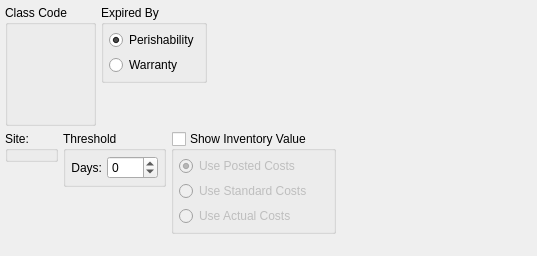
<?xml version="1.0" encoding="UTF-8"?>
<ui version="4.0">
 <comment>This file is part of the xTuple ERP: PostBooks Edition, a free and
open source Enterprise Resource Planning software suite,
Copyright (c) 1999-2011 by OpenMFG LLC, d/b/a xTuple.
It is licensed to you under the Common Public Attribution License
version 1.0, the full text of which (including xTuple-specific Exhibits)
is available at www.xtuple.com/CPAL.  By using this software, you agree
to be bound by its terms.</comment>
 <class>dspExpiredInventoryByClassCode</class>
 <widget class="QWidget" name="dspExpiredInventoryByClassCode">
  <property name="geometry">
   <rect>
    <x>0</x>
    <y>0</y>
    <width>537</width>
    <height>256</height>
   </rect>
  </property>
  <property name="windowTitle">
   <string>Expired Inventory</string>
  </property>
  <layout class="QVBoxLayout" name="verticalLayout_8">
   <item>
    <layout class="QHBoxLayout" name="horizontalLayout_2">
     <item>
      <widget class="ParameterGroup" name="_classCode">
       <property name="focusPolicy">
        <enum>Qt::StrongFocus</enum>
       </property>
       <property name="title">
        <string>Class Code</string>
       </property>
       <property name="fixedSize">
        <bool>false</bool>
       </property>
      </widget>
     </item>
     <item>
      <layout class="QVBoxLayout" name="verticalLayout_3">
       <item>
        <widget class="QGroupBox" name="_expiredByGroup">
         <property name="title">
          <string>Expired By</string>
         </property>
         <layout class="QVBoxLayout" name="verticalLayout_2">
          <item>
           <widget class="QRadioButton" name="_perishability">
            <property name="text">
             <string>Perishability</string>
            </property>
            <property name="checked">
             <bool>true</bool>
            </property>
           </widget>
          </item>
          <item>
           <widget class="QRadioButton" name="_warranty">
            <property name="text">
             <string>Warranty</string>
            </property>
           </widget>
          </item>
         </layout>
        </widget>
       </item>
       <item>
        <spacer name="verticalSpacer_2">
         <property name="orientation">
          <enum>Qt::Vertical</enum>
         </property>
         <property name="sizeType">
          <enum>QSizePolicy::MinimumExpanding</enum>
         </property>
         <property name="sizeHint" stdset="0">
          <size>
           <width>20</width>
           <height>0</height>
          </size>
         </property>
        </spacer>
       </item>
      </layout>
     </item>
     <item>
      <spacer name="horizontalSpacer">
       <property name="orientation">
        <enum>Qt::Horizontal</enum>
       </property>
       <property name="sizeHint" stdset="0">
        <size>
         <width>0</width>
         <height>20</height>
        </size>
       </property>
      </spacer>
     </item>
    </layout>
   </item>
   <item>
    <layout class="QHBoxLayout" name="horizontalLayout_3">
     <item>
      <layout class="QVBoxLayout" name="verticalLayout_4">
       <item>
        <widget class="WarehouseGroup" name="_warehouse">
         <property name="sizePolicy">
          <sizepolicy hsizetype="Preferred" vsizetype="Preferred">
           <horstretch>0</horstretch>
           <verstretch>0</verstretch>
          </sizepolicy>
         </property>
         <property name="focusPolicy">
          <enum>Qt::StrongFocus</enum>
         </property>
         <property name="title">
          <string>Site:</string>
         </property>
         <property name="fixedSize">
          <bool>false</bool>
         </property>
        </widget>
       </item>
       <item>
        <spacer name="verticalSpacer_3">
         <property name="orientation">
          <enum>Qt::Vertical</enum>
         </property>
         <property name="sizeHint" stdset="0">
          <size>
           <width>20</width>
           <height>0</height>
          </size>
         </property>
        </spacer>
       </item>
      </layout>
     </item>
     <item>
      <layout class="QVBoxLayout" name="verticalLayout_5">
       <item>
        <widget class="QGroupBox" name="_optionsGroup">
         <property name="title">
          <string>Threshold</string>
         </property>
         <layout class="QHBoxLayout" name="horizontalLayout">
          <item>
           <widget class="QLabel" name="_thresholdDaysLit">
            <property name="text">
             <string>Days:</string>
            </property>
            <property name="alignment">
             <set>Qt::AlignRight|Qt::AlignTrailing|Qt::AlignVCenter</set>
            </property>
           </widget>
          </item>
          <item>
           <widget class="QSpinBox" name="_thresholdDays">
            <property name="minimum">
             <number>-999</number>
            </property>
            <property name="maximum">
             <number>999</number>
            </property>
           </widget>
          </item>
         </layout>
        </widget>
       </item>
       <item>
        <spacer name="verticalSpacer_4">
         <property name="orientation">
          <enum>Qt::Vertical</enum>
         </property>
         <property name="sizeType">
          <enum>QSizePolicy::Expanding</enum>
         </property>
         <property name="sizeHint" stdset="0">
          <size>
           <width>20</width>
           <height>0</height>
          </size>
         </property>
        </spacer>
       </item>
      </layout>
     </item>
     <item>
      <layout class="QVBoxLayout" name="verticalLayout_7">
       <item>
        <widget class="QGroupBox" name="_showValue">
         <property name="enabled">
          <bool>true</bool>
         </property>
         <property name="sizePolicy">
          <sizepolicy hsizetype="Preferred" vsizetype="Fixed">
           <horstretch>0</horstretch>
           <verstretch>0</verstretch>
          </sizepolicy>
         </property>
         <property name="title">
          <string>Show Inventory Value</string>
         </property>
         <property name="checkable">
          <bool>true</bool>
         </property>
         <property name="checked">
          <bool>false</bool>
         </property>
         <layout class="QVBoxLayout" name="verticalLayout_6">
          <item>
           <widget class="QRadioButton" name="_usePostedCosts">
            <property name="text">
             <string>Use Posted Costs</string>
            </property>
            <property name="checked">
             <bool>true</bool>
            </property>
           </widget>
          </item>
          <item>
           <widget class="QRadioButton" name="_useStandardCosts">
            <property name="text">
             <string>Use Standard Costs</string>
            </property>
            <property name="checked">
             <bool>false</bool>
            </property>
           </widget>
          </item>
          <item>
           <widget class="QRadioButton" name="_useActualCosts">
            <property name="text">
             <string>Use Actual Costs</string>
            </property>
           </widget>
          </item>
         </layout>
        </widget>
       </item>
       <item>
        <spacer name="verticalSpacer_5">
         <property name="orientation">
          <enum>Qt::Vertical</enum>
         </property>
         <property name="sizeHint" stdset="0">
          <size>
           <width>20</width>
           <height>0</height>
          </size>
         </property>
        </spacer>
       </item>
      </layout>
     </item>
     <item>
      <spacer name="horizontalSpacer_2">
       <property name="orientation">
        <enum>Qt::Horizontal</enum>
       </property>
       <property name="sizeHint" stdset="0">
        <size>
         <width>0</width>
         <height>20</height>
        </size>
       </property>
      </spacer>
     </item>
    </layout>
   </item>
  </layout>
 </widget>
 <layoutdefault spacing="5" margin="5"/>
 <pixmapfunction>qPixmapFromMimeSource</pixmapfunction>
 <customwidgets>
  <customwidget>
   <class>ParameterGroup</class>
   <extends>QGroupBox</extends>
   <header>parametergroup.h</header>
  </customwidget>
  <customwidget>
   <class>WarehouseGroup</class>
   <extends>QGroupBox</extends>
   <header>warehousegroup.h</header>
  </customwidget>
 </customwidgets>
 <tabstops>
  <tabstop>_classCode</tabstop>
  <tabstop>_perishability</tabstop>
  <tabstop>_warranty</tabstop>
  <tabstop>_warehouse</tabstop>
  <tabstop>_showValue</tabstop>
  <tabstop>_useStandardCosts</tabstop>
  <tabstop>_useActualCosts</tabstop>
  <tabstop>_thresholdDays</tabstop>
 </tabstops>
 <resources/>
 <connections/>
</ui>
